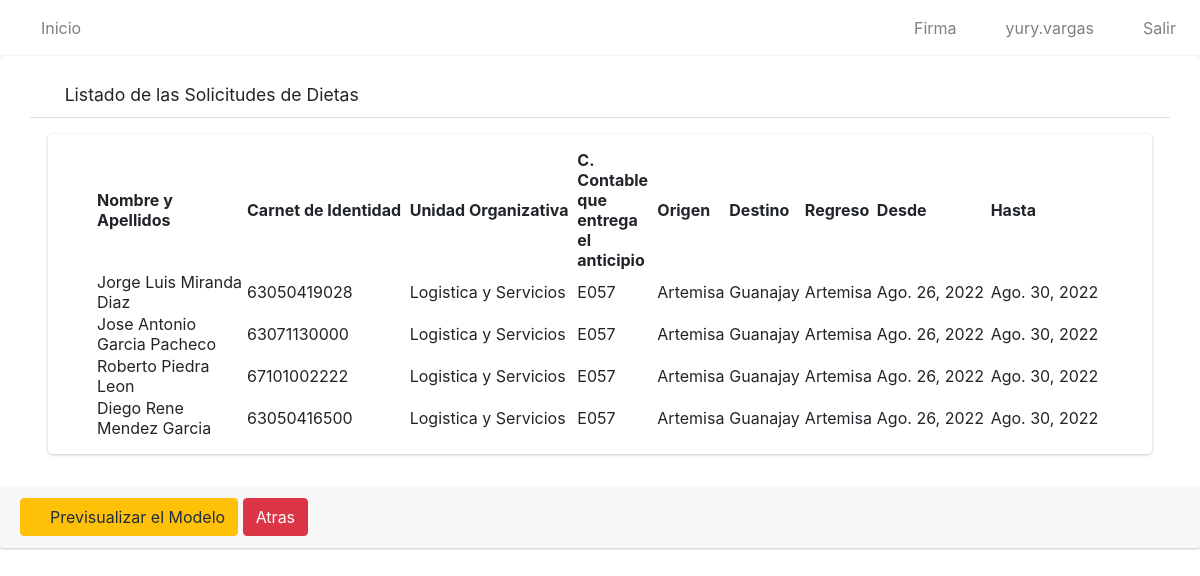
The page /modelo/solicitudes/listar/7/ (signed in) on the database its author committed.
### app/models.py (models this page shows, shortened)
class Solicitud(models.Model):
    numero=models.IntegerField()
    solicitante=models.ForeignKey(Solicitante, on_delete=models.CASCADE)
    trabajador=models.ForeignKey(Trabajador, on_delete=models.CASCADE)
    unidad_organizativa=models.ForeignKey(Unidad_Organizativa, on_delete=models.CASCADE)
    c_contable=models.CharField(max_length=4)
    provincia=models.ForeignKey(Provincia, on_delete=models.CASCADE)
    origen=models.ForeignKey(Municipio, on_delete=models.CASCADE, related_name='municipio_origen')
    destino=models.ForeignKey(Municipio, on_delete=models.CASCADE, related_name='municipio_destino')
    regreso=models.ForeignKey(Municipio, on_delete=models.CASCADE, related_name='municipio_regreso')
    fecha_inicio=models.DateField()
    fecha_final=models.DateField()
    parleg=models.ForeignKey(PARLEG, on_delete=models.CASCADE)
    cargo_presupuesto=models.ForeignKey(Cargo_al_Presupuesto, on_delete=models.CASCADE)
    autoriza=models.ForeignKey(Autoriza, on_delete=models.CASCADE)
    estado=models.CharField(max_length=20)
    observaciones=models.CharField(max_length=500)
    class Meta:
        verbose_name="Solicitud"
        verbose_name_plural="Solicitudes"

class Trabajador(models.Model):
    usuario=models.OneToOneField(User, on_delete=models.CASCADE)
    ci=models.CharField(max_length=11, unique=True)
    def __str__(self):
            return self.usuario.first_name+' '+self.usuario.last_name
    class Meta:
        verbose_name = "Trabajador"
        verbose_name_plural = "Trabajadores"

class Unidad_Organizativa(models.Model):
    nombre=models.CharField(max_length=100)
    def __str__(self):
        return self.nombre
    class Meta:
        verbose_name="Unidad Organizativa"
        verbose_name_plural="Unidades Organizativas"

class Municipio(models.Model):
    nombre=models.CharField(max_length=30)
    provincia=models.ForeignKey(Provincia, on_delete=models.CASCADE)
    def __str__(self):
        return self.nombre
    class Meta:
        verbose_name="Municipio"
        verbose_name_plural="Municipios"

### app/views.py (the view)
# urls.py: path('modelo/solicitudes/listar/<id>/', listar_solicitudes_de_modelo, name='solicitudModel'),
@permission_required('app.view_solicitud')
def listar_solicitudes_de_modelo(request, id):
    lista=[]
    modelo=Modelo.objects.get(id=id)
    lista_solicitudes=modelo.solicitudes.all()
    for i in lista_solicitudes:
        lista.append(i)
    data={
        'soli': lista,
    }
    return render(request, 'modelos/solicitudes/listar.html', data)

### app/templates/modelos/solicitudes/listar.html
{% extends 'base.html' %}
{% load static %}
{% block content %}
    <div class=" card card-default">
        <div class="card-header px-3 mb-3 mt-3 container">
            <h3 class="card-title">
            <i class="fas fa-search"></i>
                Listado de las Solicitudes de Dietas
            </h3>
            </div>
        <div class="card card-body content-header mx-5 px-5">
            <table id="myTable" class="display" style="width: 100%;">
                <thead>
                    <tr>
                        <th>Nombre y Apellidos</th>
                        <th>Carnet de Identidad</th>
                        <th>Unidad Organizativa</th>
                        <th>C. Contable que entrega el anticipio</th>
                        <th>Origen</th>
                        <th>Destino</th>
                        <th>Regreso</th>
                        <th>Desde</th>
                        <th>Hasta</th>
                    </tr>
                </thead>
                <tbody>
                    {% for i in soli %}
                    <tr>
                        <td style="width: 150px;">{{i.trabajador}}</td>
                        <td>{{i.trabajador.ci}}</td>
                        <td>{{i.unidad_organizativa}}</td>
                        <td style="width: 80px;">{{i.c_contable}}</td>
                        <td>{{i.origen}}</td>
                        <td>{{i.destino}}</td>
                        <td>{{i.regreso}}</td>
                        <td>{{i.fecha_inicio}}</td>
                        <td>{{i.fecha_final}}</td>
                    </tr>
                    {% endfor %}
                </tbody>
            </table>
        </div>
        <div class=" card-footer mt-3">
            <a href="#" type="button" class="btn btn-primary btn-warning">
                <i class="fas fa-file"></i>
                Previsualizar el Modelo
            </a>
            <a href="{% url 'listarMod' %}" type="button" class="btn btn-primary btn-danger">
                Atras
            </a>
        </div>
    </div>
{% endblock %}

### app/templates/base.html (shortened to what this page needs)
{% load static %}
<html>
    <head>
  <link rel="stylesheet" href="{% static 'plugins/fontawesome-free/css/all.min.css'%}">
        <link href="https://cdn.jsdelivr.net/npm/bootstrap@5.2.0/dist/css/bootstrap.min.css" rel="stylesheet">
        <link rel="stylesheet" type="text/css" href="{% static 'datatable/data_tables/datatables.min.css' %}" />
  <link rel="stylesheet" href="https://cdnjs.cloudflare.com/ajax/libs/jquery-confirm/3.3.2/jquery-confirm.min.css">
  <link rel="stylesheet" href="https://cdn.jsdelivr.net/npm/bootstrap-icons@1.7.2/font/bootstrap-icons.css">
  <link href="https://cdn.jsdelivr.net/npm/bootstrap@5.2.0-beta1/dist/css/bootstrap.min.css" rel="stylesheet"
>
<link href="https://cdn.jsdelivr.net/npm/bootstrap@5.2.0/dist/css/bootstrap.min.css" rel="stylesheet">
        <link rel="stylesheet" href="{% static 'dist/css/adminlte.min.css'%}">
    </head>
<nav class="navbar navbar-expand-md navbar-white navbar-light">
 <ul class="navbar-nav">
          <li class="nav-item">
            <a href="{% url 'solicitudes' %}" class="nav-link">
            <i class="fas fa-home"></i>
            Inicio</a>
          </li>
        </ul>
    <ul class="navbar-nav ml-auto">
      <li class="nav-item">
           <a class="nav-link" onclick="modal_firma()" role="button">
            <i class="fas fa-edit"></i> Firma
           </a>
      </li>
      <li class="nav-item">
        <a class="nav-link" href="javascript:;"role="button">
          <i class="fas fa-user"></i>  {{ user.username }}
        </a>
      </li>
      <li class="nav-item">
        <a class="nav-link" href="{% url 'logout' %}"role="button">
          <i class="fas fa-power-off"></i> Salir
        </a>
      </li>
    </ul>
  </nav>
        {%block content%}
        {% endblock %}
    </body>
</html>

### rows shown on the page
Solicitud: trabajador "Jorge Luis Miranda Diaz", trabajador.ci "63050419028", unidad_organizativa "Logistica y Servicios", c_contable "E057", origen "Artemisa", destino "Guanajay", regreso "Artemisa", fecha_inicio "Ago. 26, 2022", fecha_final "Ago. 30, 2022"
Solicitud: trabajador "Jose Antonio Garcia Pacheco", trabajador.ci "63071130000", unidad_organizativa "Logistica y Servicios", c_contable "E057", origen "Artemisa", destino "Guanajay", regreso "Artemisa", fecha_inicio "Ago. 26, 2022", fecha_final "Ago. 30, 2022"
Solicitud: trabajador "Roberto Piedra Leon", trabajador.ci "67101002222", unidad_organizativa "Logistica y Servicios", c_contable "E057", origen "Artemisa", destino "Guanajay", regreso "Artemisa", fecha_inicio "Ago. 26, 2022", fecha_final "Ago. 30, 2022"
Solicitud: trabajador "Diego Rene Mendez Garcia", trabajador.ci "63050416500", unidad_organizativa "Logistica y Servicios", c_contable "E057", origen "Artemisa", destino "Guanajay", regreso "Artemisa", fecha_inicio "Ago. 26, 2022", fecha_final "Ago. 30, 2022"

### other values the page prints
{{ user.username }} "yury.vargas"
